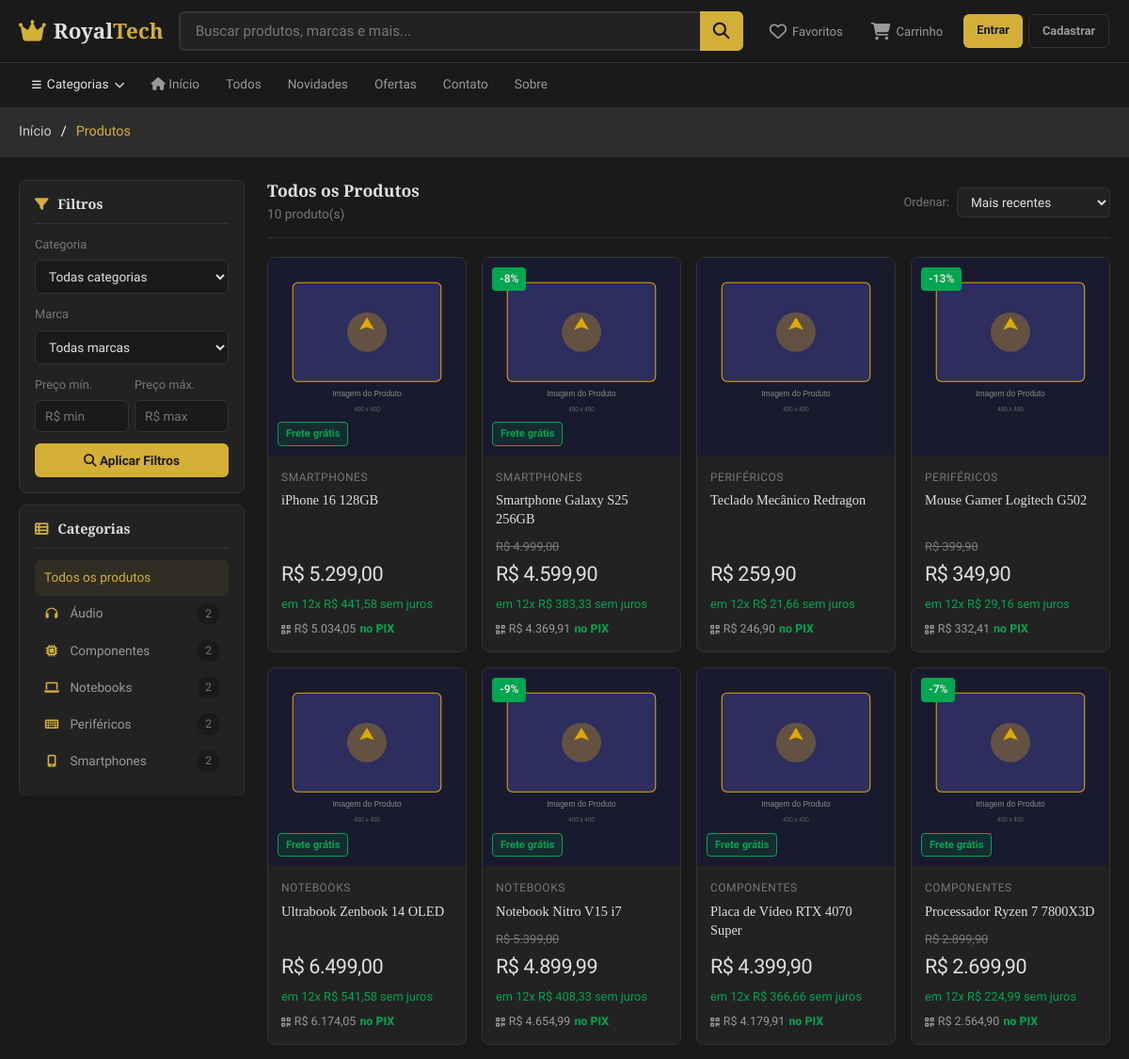
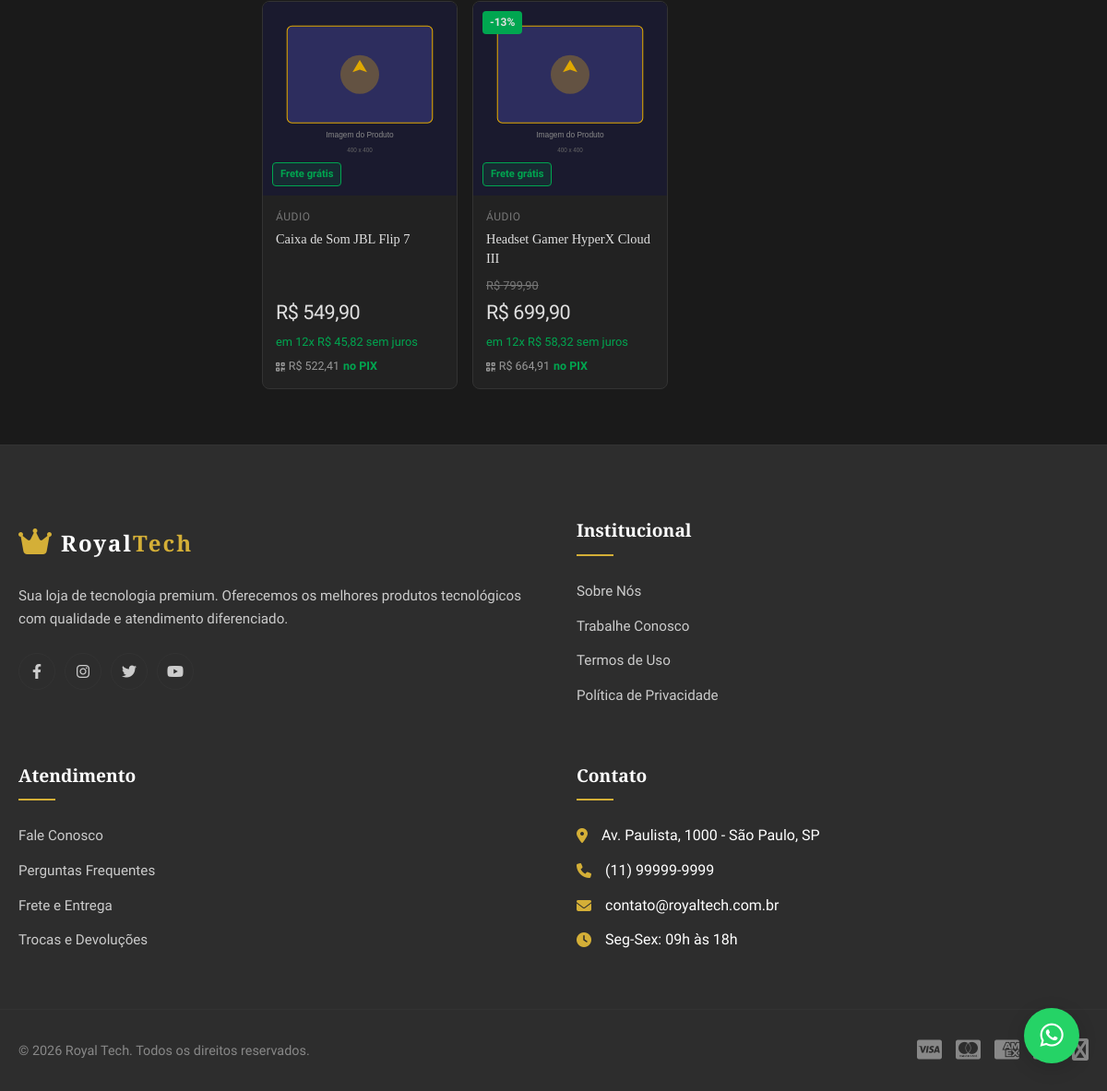
The app's page /pages/products/products.php with its own data (2 pictures, top to bottom).
### tables this page shows
CREATE TABLE IF NOT EXISTS e5_categories (
  id INT PRIMARY KEY AUTO_INCREMENT,
  name VARCHAR(80) NOT NULL UNIQUE,
  slug VARCHAR(100) NOT NULL UNIQUE,
  description TEXT NULL,
  created_at TIMESTAMP DEFAULT CURRENT_TIMESTAMP,
  updated_at TIMESTAMP DEFAULT CURRENT_TIMESTAMP ON UPDATE CURRENT_TIMESTAMP
);

CREATE TABLE IF NOT EXISTS e5_products (
  id INT PRIMARY KEY AUTO_INCREMENT,
  category_id INT NOT NULL,
  name VARCHAR(150) NOT NULL,
  slug VARCHAR(180) NOT NULL UNIQUE,
  description TEXT NULL,
  brand VARCHAR(80) NULL,
  price DECIMAL(10,2) NOT NULL,
  old_price DECIMAL(10,2) NULL,
  stock INT NOT NULL DEFAULT 0,
  is_featured TINYINT(1) NOT NULL DEFAULT 0,
  created_at TIMESTAMP DEFAULT CURRENT_TIMESTAMP,
  updated_at TIMESTAMP DEFAULT CURRENT_TIMESTAMP ON UPDATE CURRENT_TIMESTAMP,
  CONSTRAINT fk_products_category FOREIGN KEY (category_id) REFERENCES e5_categories(id)
);

### includes/category_icons.php (called while the page is built)
<?php
$categoryIcons = [
    'notebooks' => 'fa-laptop', 'smartphones' => 'fa-mobile-alt', 'tablets' => 'fa-tablet-alt',
    'perifericos' => 'fa-keyboard', 'audio' => 'fa-headphones', 'games' => 'fa-gamepad',
    'cameras' => 'fa-camera', 'acessorios' => 'fa-headset', 'monitores' => 'fa-tv',
    'wearables' => 'fa-clock', 'rede' => 'fa-wifi', 'cabo' => 'fa-plug',
    'componentes' => 'fa-microchip',
];

### pages/products/products.php (the view, shortened to what this page needs)
<?php
$base_path = '../../';
include '../../database/connection.php';
$categoryFilter = (int) ($_GET['category_id'] ?? 0);
$searchTerm = trim((string) ($_GET['q'] ?? ''));
$minPrice = max(0, (float) ($_GET['min_price'] ?? 0));
$maxPrice = max(0, (float) ($_GET['max_price'] ?? 0));
$sortOrder = (string) ($_GET['sort'] ?? 'recent');
$offersOnly = (string) ($_GET['offers'] ?? '') === '1';
$sql = 'SELECT p.id, p.name, p.price, p.old_price, p.brand, p.is_featured, p.stock, c.name AS category_name,
        (SELECT pi.image_path FROM e5_product_images pi WHERE pi.product_id = p.id ORDER BY pi.is_primary DESC, pi.id ASC LIMIT 1) AS image_path
        FROM e5_products p
        INNER JOIN e5_categories c ON c.id = p.category_id
        WHERE 1=1';
$params = [];
$allowedSort = [
    'recent' => 'p.created_at DESC',
    'newest' => 'p.created_at DESC',
    'price_asc' => 'p.price ASC',
    'price_desc' => 'p.price DESC',
    'name_asc' => 'p.name ASC',
];
$defaultSort = $offersOnly ? '((p.old_price - p.price) / p.old_price) DESC, p.created_at DESC' : 'p.created_at DESC';
$sql .= ' ORDER BY ' . ($allowedSort[$sortOrder] ?? $defaultSort);
$countSql = 'SELECT COUNT(*)' . substr($sql, strrpos($sql, 'FROM'));
$countStmt = $pdo->prepare($countSql);
$countStmt->execute($params);
$totalProducts = (int) $countStmt->fetchColumn();
$page = max(1, (int) ($_GET['page'] ?? 1));
$perPage = 12;
$totalPages = max(1, (int) ceil($totalProducts / $perPage));
$page = min($page, $totalPages);
$offset = ($page - 1) * $perPage;
$sql .= ' LIMIT :limit OFFSET :offset';
$params[':limit'] = $perPage;
$params[':offset'] = $offset;
$stmt = $pdo->prepare($sql);
$stmt->execute($params);
$products = $stmt->fetchAll();
$categories = $pdo->query('SELECT c.id, c.name, c.slug, (SELECT COUNT(*) FROM e5_products p WHERE p.category_id = c.id) AS product_count FROM e5_categories c ORDER BY c.name ASC')->fetchAll();
require_once __DIR__ . '/../../includes/category_icons.php';
function buildQueryString($overrides) {
    $params = array_merge($_GET, $overrides);
    unset($params['page']);
    return http_build_query($params);
}
include '../../components/header.php';
?>
<div class="ml-layout">
    <aside class="ml-sidebar" id="ml-sidebar-desktop">
        <div class="ml-sidebar-card">
            <h3 class="ml-sidebar-title"><i class="fas fa-filter" style="margin-right:6px;color:#d4af37;"></i> Filtros</h3>
            <form method="GET" id="ml-filter-form">
                <div class="ml-sidebar-filter-group">
                    <label class="ml-sidebar-filter-label">Categoria</label>
                    <select name="category_id" class="ml-sidebar-filter-select" onchange="this.form.submit()">
                        <option value="0">Todas categorias</option>
                    </select>
                </div>
                <div class="ml-sidebar-filter-group">
                    <label class="ml-sidebar-filter-label">Marca</label>
                    <select name="brand" class="ml-sidebar-filter-select" onchange="this.form.submit()">
                        <option value="">Todas marcas</option>
                    </select>
                </div>
                <div class="ml-sidebar-filter-group" style="display:flex; gap:6px;">
                    <div style="flex:1;">
                        <label class="ml-sidebar-filter-label">Preço mín.</label>
                        <input type="number" name="min_price" class="ml-sidebar-filter-input" min="0"
                               placeholder="R$ min" value="<?php echo $minPrice > 0 ? (float)$minPrice : ''; ?>" step="10">
                    </div>
                    <div style="flex:1;">
                        <label class="ml-sidebar-filter-label">Preço máx.</label>
                        <input type="number" name="max_price" class="ml-sidebar-filter-input" min="0"
                               placeholder="R$ max" value="<?php echo $maxPrice > 0 ? (float)$maxPrice : ''; ?>" step="10">
                    </div>
                </div>
                <button type="submit" class="ml-sidebar-filter-btn">
                    <i class="fas fa-search"></i> Aplicar Filtros
                </button>
            </form>
        </div>
        <div class="ml-sidebar-card">
            <h3 class="ml-sidebar-title"><i class="fas fa-th-list" style="margin-right:6px;color:#d4af37;"></i> Categorias</h3>
            <ul class="ml-sidebar-list">
                <li class="ml-sidebar-item <?php echo $categoryFilter === 0 ? 'active' : ''; ?>">
                    <a href="?<?php echo buildQueryString(['category_id' => 0]); ?>">
                        Todos os produtos
                    </a>
                </li>
                <?php foreach ($categories as $cat):
                    $icon = $categoryIcons[$cat['slug']] ?? 'fa-folder';
                ?>
                <li class="ml-sidebar-item <?php echo $categoryFilter === (int)$cat['id'] ? 'active' : ''; ?>">
                    <a href="?<?php echo buildQueryString(['category_id' => (int)$cat['id']]); ?>">
                        <span>
                            <i class="fas <?php echo $icon; ?>" style="margin-right:8px;width:16px;text-align:center;color:#d4af37;font-size:0.8rem;"></i>
                            <?php echo htmlspecialchars($cat['name'], ENT_QUOTES, 'UTF-8'); ?>
                        </span>
                        <span class="ml-sidebar-count"><?php echo (int)$cat['product_count']; ?></span>
                    </a>
                </li>
                <?php endforeach; ?>
            </ul>
        </div>
    </aside>
    <div class="ml-main">
        <div class="ml-main-header">
            <div>
                <h1 class="ml-main-title">
                    <?php if ($searchTerm): ?>
                        Resultados para "<?php echo htmlspecialchars($searchTerm, ENT_QUOTES, 'UTF-8'); ?>"
                    <?php elseif ($offersOnly): ?>
                        Produtos em promoção
                    <?php elseif ($sortOrder === 'newest'): ?>
                        Novidades
                    <?php else: ?>
                        Todos os Produtos
                    <?php endif; ?>
                </h1>
                <span class="ml-main-count"><?php echo $totalProducts; ?> produto(s)</span>
            </div>
            <div class="ml-main-sort">
                <label for="ml-sort">Ordenar:</label>
                <select id="ml-sort" onchange="window.location.href='?'+this.value">
                    <?php
                    $sortOptions = [
                        'recent' => 'Mais recentes',
                        'newest' => 'Novidades (30 dias)',
                        'price_asc' => 'Menor preço',
                        'price_desc' => 'Maior preço',
                        'name_asc' => 'A-Z',
                    ];
                    foreach ($sortOptions as $val => $label):
                        $qs = buildQueryString(['sort' => $val]);
                    ?>
                        <option value="<?php echo $qs; ?>" <?php echo $sortOrder === $val ? 'selected' : ''; ?>><?php echo $label; ?></option>
                    <?php endforeach; ?>
                </select>
            </div>
        </div>
        <?php if (empty($products)): ?>
            <div class="ml-empty">
                <i class="fas fa-search"></i>
                <h3>Nenhum produto encontrado</h3>
                <p>Tente ajustar os filtros ou buscar por outro termo.</p>
            </div>
        <?php else: ?>
            <div class="ml-products-grid">
                <?php foreach($products as $product):
                    $product_id = (int)$product['id'];
                    $product_name = $product['name'];
                    $product_price = (float)$product['price'];
                    $product_old_price = $product['old_price'] !== null ? (float)$product['old_price'] : null;
                    $product_image = $product['image_path'] ?: '../../assets/img/placeholder-product.svg';
                    $product_category = $product['category_name'];
                    $product_stock = isset($product['stock']) ? (int)$product['stock'] : 1;
                    include '../../components/product-card.php';
                endforeach; ?>
            </div>
        <?php endif; ?>
    </div>
</div>
<?php include '../../components/footer.php'; ?>

### components/product-card.php (shortened to what this page needs)
<?php
$_pid = (int) ($product_id ?? 0);
$_pname = $product_name ?? 'Produto';
$_pprice = (float) ($product_price ?? 0);
$_pold = isset($product_old_price) ? (float) $product_old_price : null;
$_pimage = $product_image ?? '';
$_pcat = $product_category ?? 'Eletrônicos';
$_pstock = isset($product_stock) ? (int) $product_stock : 1;
$base = $base_path ?? '';
$imageCandidate = (string) $_pimage;
if ($imageCandidate === '') {
    $imageCandidate = $base . 'assets/img/placeholder-product.svg';
} elseif (preg_match('#^/#', $imageCandidate)) {
    $imageCandidate = $base . ltrim($imageCandidate, '/');
} elseif (!preg_match('#^https?://#i', $imageCandidate)) {
    $imageCandidate = $base . $imageCandidate;
}
$_discount = 0;
if ($_pold !== null && $_pold > $_pprice && $_pold > 0) {
    $_discount = round((($_pold - $_pprice) / $_pold) * 100);
}
$_pix_price = round($_pprice * 0.95, 2);
$_freeShipping = $_pprice >= 500;
$_installmentValue = $_pprice > 0 ? round($_pprice / 12, 2) : 0;
$_outOfStock = $_pstock <= 0;
?>
<article class="ml-product-card" data-product-id="<?php echo $_pid; ?>">
    <div class="ml-card-image">
        <?php if ($_discount > 0): ?>
            <span class="ml-card-discount">-<?php echo $_discount; ?>%</span>
        <?php endif; ?>
        <?php if ($_freeShipping && !$_outOfStock): ?>
            <span class="ml-card-freeship">Frete grátis</span>
        <?php endif; ?>
        <a href="<?php echo $base; ?>pages/products/product-detail.php?id=<?php echo $_pid; ?>">
            <img src="<?php echo htmlspecialchars($imageCandidate, ENT_QUOTES, 'UTF-8'); ?>"
                 alt="<?php echo htmlspecialchars($_pname, ENT_QUOTES, 'UTF-8'); ?>"
                 loading="lazy"
                 onerror="this.onerror=null;this.src='<?php echo $base; ?>assets/img/placeholder-product.svg'">
        </a>
    </div>
    <div class="ml-card-body">
        <?php if ($_pcat): ?>
            <span class="ml-card-category"><?php echo htmlspecialchars($_pcat, ENT_QUOTES, 'UTF-8'); ?></span>
        <?php endif; ?>
        <h3 class="ml-card-title">
            <a href="<?php echo $base; ?>pages/products/product-detail.php?id=<?php echo $_pid; ?>">
                <?php echo htmlspecialchars($_pname, ENT_QUOTES, 'UTF-8'); ?>
            </a>
        </h3>
        <div class="ml-card-prices">
            <?php if ($_pold !== null && $_pold > $_pprice): ?>
                <span class="ml-card-old-price">R$ <?php echo number_format($_pold, 2, ',', '.'); ?></span>
            <?php endif; ?>
            <span class="ml-card-price">R$ <?php echo number_format($_pprice, 2, ',', '.'); ?></span>
            <?php if ($_pprice > 0): ?>
                <span class="ml-card-installments">em 12x R$ <?php echo number_format($_installmentValue, 2, ',', '.'); ?> sem juros</span>
                <span class="ml-card-pix">
                    <i class="fas fa-qrcode"></i>
                    R$ <?php echo number_format($_pix_price, 2, ',', '.'); ?> <strong>no PIX</strong>
                </span>
            <?php endif; ?>
        </div>
    </div>
</article>

### records on screen
e5_categories: name "Áudio", product_count "2"
e5_categories: name "Componentes", product_count "2"
e5_categories: name "Notebooks", product_count "2"
e5_categories: name "Periféricos", product_count "2"
e5_categories: name "Smartphones", product_count "2"
e5_products: stock "Frete grátis", category.name "SMARTPHONES", name "iPhone 16 128GB", price "5.299,00", price "441,58", price "5.034,05"
e5_products: _discount "8", stock "Frete grátis", category.name "SMARTPHONES", name "Smartphone Galaxy S25 256GB", old_price "4.999,00", price "4.599,90", price "383,33", price "4.369,91"
e5_products: category.name "PERIFÉRICOS", name "Teclado Mecânico Redragon", price "259,90", price "21,66", price "246,90"
e5_products: _discount "13", category.name "PERIFÉRICOS", name "Mouse Gamer Logitech G502", old_price "399,90", price "349,90", price "29,16", price "332,41"
e5_products: stock "Frete grátis", category.name "NOTEBOOKS", name "Ultrabook Zenbook 14 OLED", price "6.499,00", price "541,58", price "6.174,05"
e5_products: _discount "9", stock "Frete grátis", category.name "NOTEBOOKS", name "Notebook Nitro V15 i7", old_price "5.399,00", price "4.899,99", price "408,33", price "4.654,99"
e5_products: stock "Frete grátis", category.name "COMPONENTES", name "Placa de Vídeo RTX 4070 Super", price "4.399,90", price "366,66", price "4.179,91"
e5_products: _discount "7", stock "Frete grátis", category.name "COMPONENTES", name "Processador Ryzen 7 7800X3D", old_price "2.899,90", price "2.699,90", price "224,99", price "2.564,90"
e5_products: stock "Frete grátis", category.name "ÁUDIO", name "Caixa de Som JBL Flip 7", price "549,90", price "45,82", price "522,41"
e5_products: _discount "13", stock "Frete grátis", category.name "ÁUDIO", name "Headset Gamer HyperX Cloud III", old_price "799,90", price "699,90", price "58,32", price "664,91"

### other values on screen
$breadcrumb_title "Produtos"
$totalProducts "10"
store_config('store_address') "Av. Paulista, 1000 - São Paulo, SP"
store_config('store_phone') "(11) 99999-9999"
store_config('store_email') "contato@royaltech.com.br"
form field value "Mais recentes"
